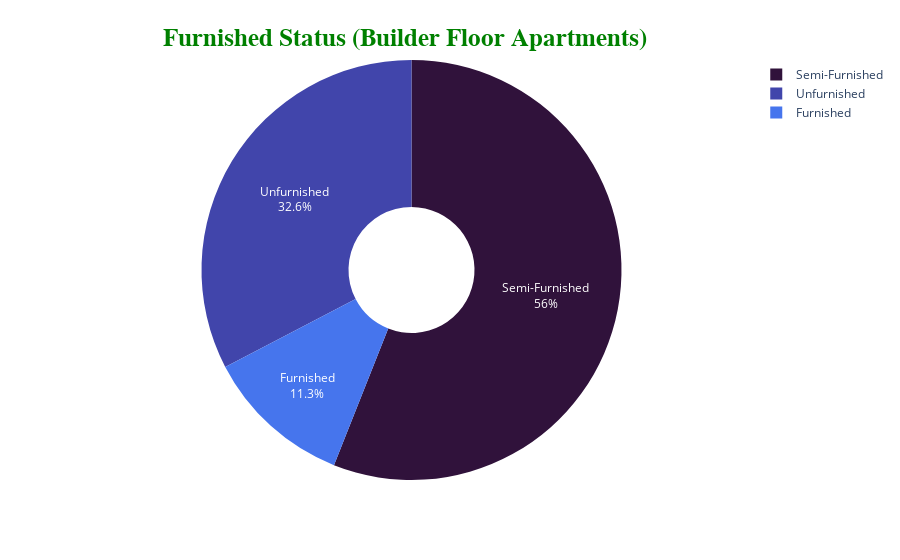

The notebook cell saved with this chart:
### Code cell
furnished = df1['furnish_status'].value_counts()
furnished = dict(furnished)

fig = px.pie(values=list(furnished.values()), names=list(furnished.keys()), hole=0.3,
            color_discrete_sequence=px.colors.sequential.Turbo)
fig.update_traces(textposition='inside', textinfo='percent+label')

fig.update_layout(title_text="<b>Furnished Status (Builder Floor Apartments)</b>",
                 title_font_size=25,
                 title_font_color='green',
                 title_font_family='Titillium Web',
                 title_x=0.45,
                 title_y=0.95,
                 title_xanchor='center',
                 title_yanchor='top'
                 )

### Figure 1 — Plotly figure (JSON) as saved in the notebook; plotly's stock layout.template omitted (floating-point values rounded to 4 significant figures)
{"data": [{"domain": {"x": [0, 1], "y": [0, 1]}, "hole": 0.3, "hovertemplate": "label=%{label}<br>value=%{value}<extra></extra>", "labels": ["Semi-Furnished", "Unfurnished", "Furnished"], "legendgroup": "", "name": "", "showlegend": true, "textinfo": "percent+label", "textposition": "inside", "type": "pie", "values": [242, 141, 49]}], "layout": {"legend": {"tracegroupgap": 0}, "margin": {"t": 60}, "piecolorway": ["#30123b", "#4145ab", "#4675ed", "#39a2fc", "#1bcfd4", "#24eca6", "#61fc6c", "#a4fc3b", "#d1e834", "#f3c63a", "#fe9b2d", "#f36315", "#d93806", "#b11901", "#7a0402"], "title": {"font": {"color": "green", "family": "Titillium Web", "size": 25}, "text": "<b>Furnished Status (Builder Floor Apartments)</b>", "x": 0.45, "xanchor": "center", "y": 0.95, "yanchor": "top"}}}
